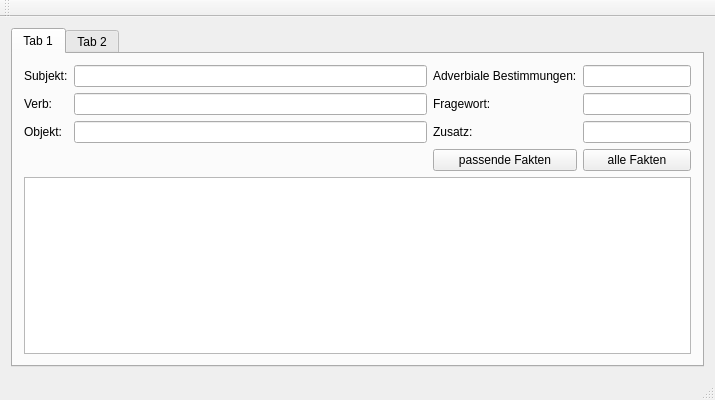
<?xml version="1.0" encoding="UTF-8"?>
<ui version="4.0">
 <class>FreeHAL_DBClass</class>
 <widget class="QMainWindow" name="FreeHAL_DBClass">
  <property name="geometry">
   <rect>
    <x>0</x>
    <y>0</y>
    <width>715</width>
    <height>400</height>
   </rect>
  </property>
  <property name="sizePolicy">
   <sizepolicy hsizetype="Fixed" vsizetype="Preferred">
    <horstretch>0</horstretch>
    <verstretch>0</verstretch>
   </sizepolicy>
  </property>
  <property name="windowTitle">
   <string>FreeHAL_DB</string>
  </property>
  <widget class="QWidget" name="centralWidget">
   <layout class="QGridLayout" name="gridLayout">
    <item row="0" column="0">
     <widget class="QTabWidget" name="tabWidget">
      <property name="currentIndex">
       <number>0</number>
      </property>
      <widget class="QWidget" name="tab">
       <attribute name="title">
        <string>Tab 1</string>
       </attribute>
       <layout class="QGridLayout" name="gridLayout_2">
        <item row="0" column="0">
         <widget class="QLabel" name="label">
          <property name="text">
           <string>Subjekt:</string>
          </property>
         </widget>
        </item>
        <item row="0" column="1">
         <widget class="QLineEdit" name="subject"/>
        </item>
        <item row="0" column="2">
         <widget class="QLabel" name="label_4">
          <property name="text">
           <string>Adverbiale Bestimmungen:</string>
          </property>
         </widget>
        </item>
        <item row="0" column="3">
         <widget class="QLineEdit" name="adverbs">
          <property name="sizePolicy">
           <sizepolicy hsizetype="Fixed" vsizetype="Fixed">
            <horstretch>0</horstretch>
            <verstretch>0</verstretch>
           </sizepolicy>
          </property>
         </widget>
        </item>
        <item row="1" column="0">
         <widget class="QLabel" name="label_3">
          <property name="text">
           <string>Verb:</string>
          </property>
         </widget>
        </item>
        <item row="1" column="1">
         <widget class="QLineEdit" name="verb"/>
        </item>
        <item row="1" column="2">
         <widget class="QLabel" name="label_5">
          <property name="text">
           <string>Fragewort:</string>
          </property>
         </widget>
        </item>
        <item row="1" column="3">
         <widget class="QLineEdit" name="questionword">
          <property name="sizePolicy">
           <sizepolicy hsizetype="Fixed" vsizetype="Fixed">
            <horstretch>0</horstretch>
            <verstretch>0</verstretch>
           </sizepolicy>
          </property>
         </widget>
        </item>
        <item row="2" column="0">
         <widget class="QLabel" name="label_2">
          <property name="text">
           <string>Objekt:</string>
          </property>
         </widget>
        </item>
        <item row="2" column="2">
         <widget class="QLabel" name="label_6">
          <property name="text">
           <string>Zusatz:</string>
          </property>
         </widget>
        </item>
        <item row="2" column="3">
         <widget class="QLineEdit" name="extra">
          <property name="sizePolicy">
           <sizepolicy hsizetype="Fixed" vsizetype="Fixed">
            <horstretch>0</horstretch>
            <verstretch>0</verstretch>
           </sizepolicy>
          </property>
         </widget>
        </item>
        <item row="3" column="2">
         <widget class="QPushButton" name="matchingfacts">
          <property name="text">
           <string>passende Fakten</string>
          </property>
         </widget>
        </item>
        <item row="3" column="3">
         <widget class="QPushButton" name="allfacts">
          <property name="sizePolicy">
           <sizepolicy hsizetype="Preferred" vsizetype="Fixed">
            <horstretch>0</horstretch>
            <verstretch>0</verstretch>
           </sizepolicy>
          </property>
          <property name="text">
           <string>alle Fakten</string>
          </property>
         </widget>
        </item>
        <item row="4" column="0" colspan="4">
         <widget class="QTableView" name="tableView"/>
        </item>
        <item row="2" column="1">
         <widget class="QLineEdit" name="object"/>
        </item>
       </layout>
      </widget>
      <widget class="QWidget" name="tab_2">
       <attribute name="title">
        <string>Tab 2</string>
       </attribute>
      </widget>
     </widget>
    </item>
   </layout>
  </widget>
  <widget class="QMenuBar" name="menuBar">
   <property name="geometry">
    <rect>
     <x>0</x>
     <y>0</y>
     <width>715</width>
     <height>22</height>
    </rect>
   </property>
  </widget>
  <widget class="QToolBar" name="mainToolBar">
   <attribute name="toolBarArea">
    <enum>TopToolBarArea</enum>
   </attribute>
   <attribute name="toolBarBreak">
    <bool>false</bool>
   </attribute>
  </widget>
  <widget class="QStatusBar" name="statusBar"/>
 </widget>
 <layoutdefault spacing="6" margin="11"/>
 <tabstops>
  <tabstop>subject</tabstop>
  <tabstop>verb</tabstop>
  <tabstop>object</tabstop>
  <tabstop>adverbs</tabstop>
  <tabstop>questionword</tabstop>
  <tabstop>extra</tabstop>
  <tabstop>matchingfacts</tabstop>
  <tabstop>allfacts</tabstop>
  <tabstop>tableView</tabstop>
  <tabstop>tabWidget</tabstop>
 </tabstops>
 <resources/>
 <connections/>
</ui>
